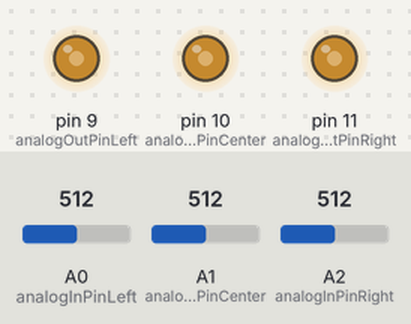
A sketch run on a simulated Arduino Uno, built with avr-gcc and run on an emulated ATmega328P. Shown: output pins drawn as LEDs (lit = HIGH). The test bench sets the inputs (shaded band); at power-on: A0 (analogInPinLeft) = 512, A1 (analogInPinCenter) = 512, A2 (analogInPinRight) = 512.

Above: at 1.2 s.
1.3 s: A0 (analogInPinLeft) set to 716
At 2.4 s:
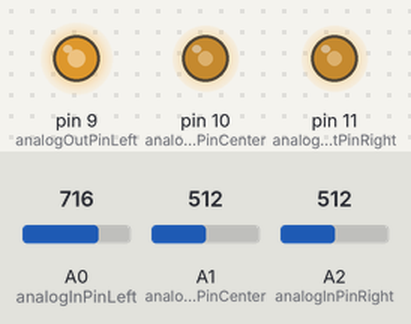
2.8 s: A1 (analogInPinCenter) set to 716
At 3.5 s:
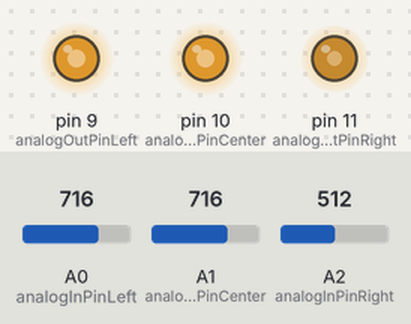
4.3 s: A2 (analogInPinRight) set to 716
At 4.7 s:
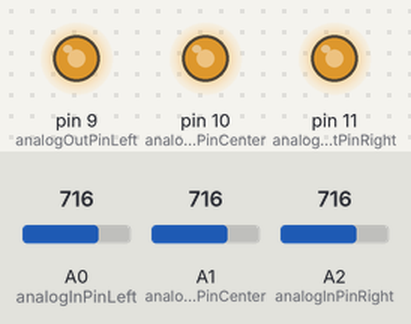
5.8 s: A0 (analogInPinLeft) set to 900
At 7.0 s:
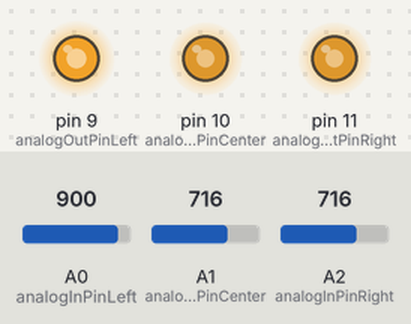
7.3 s: A1 (analogInPinCenter) set to 900
At 8.2 s:
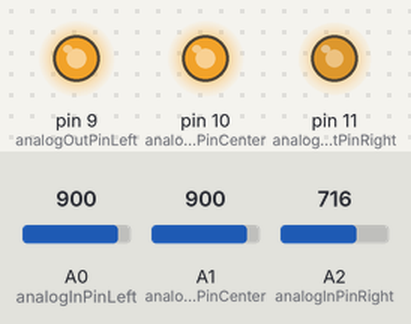
8.8 s: A2 (analogInPinRight) set to 900
At 9.3 s:
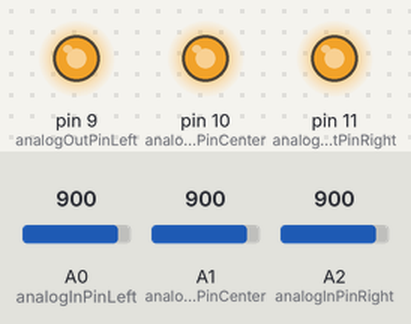
Timing chart, 0 to 11.3 s (numbered marks = the images above; inputs shaded):
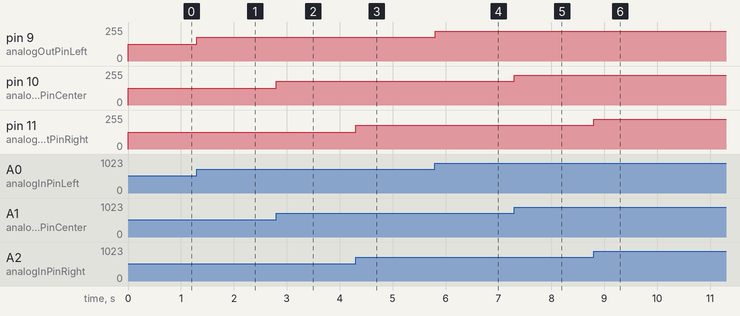

The sketch:

MonitorLuminanceAdjustment.ino
```cpp
/*
  A sketch for adjusting the brighness of three screens on a behavioral rig
  Useful for setting the brighness to a certain lavel
  and (more importantly) equalizing the brightness across the screens.

  Heavily based on Arduino's own AnalogInOutSerial.ino example

  Michael Krumin, June 2020

  Reads an analog input pin, maps the result to a range from 0 to 255 and uses
  the result to set the pulse width modulation (PWM) of an output pin.
  Repeats three times

  The circuit (repeat three times for three monitors with different AO and AI channels:
  - potentiometer connected to analog pin 0 (1, 2).
    Center pin of the potentiometer goes to the analog pin.
    side pins of the potentiometer go to +5V and ground
  - Monitor backlight control/override conneted to PWM pin (marked with a '~' on the Arduino unit),
    ground to ground.
    NOTE: different PWM outputs might have different frequencies - check board documentation


*/

// These constants won't change. They're used to give names to the pins used:
const int analogInPinLeft = A0;  // Analog input pin that the potentiometer is attached to
const int analogOutPinLeft = 9; // Analog output pin that the monitor backlight LED is attached to
const int analogInPinCenter = A1;  // Analog input pin that the potentiometer is attached to
const int analogOutPinCenter = 10; // Analog output pin that the monitor backlight LED is attached to
const int analogInPinRight = A2;  // Analog input pin that the potentiometer is attached to
const int analogOutPinRight = 11; // Analog output pin that the monitor backlight LED is attached to

int sensorValueLeft = 0;        // value read from the pot
int outputValueLeft = 0;        // value output to the PWM (analog out)
int sensorValueCenter = 0;        // value read from the pot
int outputValueCenter = 0;        // value output to the PWM (analog out)
int sensorValueRight = 0;        // value read from the pot
int outputValueRight = 0;        // value output to the PWM (analog out)

void setup() {
  // nothing to set up in this sketch
}

void loop() {
  // read the analog in values:
  sensorValueLeft = analogRead(analogInPinLeft);
  sensorValueCenter = analogRead(analogInPinCenter);
  sensorValueRight = analogRead(analogInPinRight);
  // map them to the range of the analog out:
  outputValueLeft = map(sensorValueLeft, 0, 1023, 0, 255);
  outputValueCenter = map(sensorValueCenter, 0, 1023, 0, 255);
  outputValueRight = map(sensorValueRight, 0, 1023, 0, 255);
  // change the analog out values:
  analogWrite(analogOutPinLeft, outputValueLeft);
  analogWrite(analogOutPinCenter, outputValueCenter);
  analogWrite(analogOutPinRight, outputValueRight);

  // wait 2 milliseconds before the next loop for the analog-to-digital
  // converter to settle after the last reading:
  delay(2);
}
```

Measured:
- after the input at 1.3 s, pin 9 (analogOutPinLeft): 127/255 → 178/255 at once
- after the input at 2.8 s, pin 10 (analogOutPinCenter): 127/255 → 178/255 at once
- after the input at 4.3 s, pin 11 (analogOutPinRight): 127/255 → 178/255 at once
- after the input at 5.8 s, pin 9 (analogOutPinLeft): 178/255 → 224/255 at once
- after the input at 7.3 s, pin 10 (analogOutPinCenter): 178/255 → 224/255 at once
- after the input at 8.8 s, pin 11 (analogOutPinRight): 178/255 → 224/255 at once
